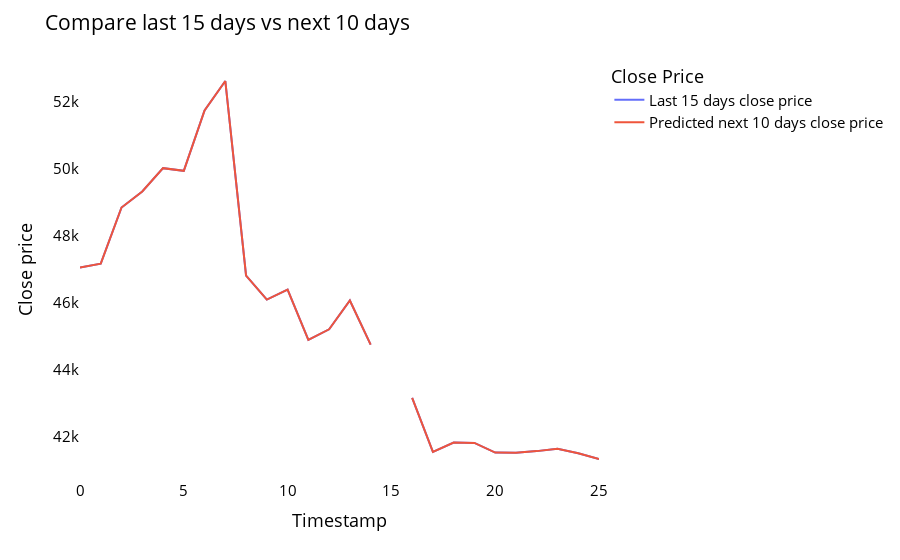

This figure's notebook cell:
### Code cell
temp_mat = np.empty((len(last_days)+pred_days+1,1))
temp_mat[:] = np.nan
temp_mat = temp_mat.reshape(1,-1).tolist()[0]

last_original_days_value = temp_mat
next_predicted_days_value = temp_mat

last_original_days_value[0:time_step+1] = scaler.inverse_transform(closedf[len(closedf)-time_step:]).reshape(1,-1).tolist()[0]
next_predicted_days_value[time_step+1:] = scaler.inverse_transform(np.array(lst_output).reshape(-1,1)).reshape(1,-1).tolist()[0]

new_pred_plot = pd.DataFrame({
    'last_original_days_value':last_original_days_value,
    'next_predicted_days_value':next_predicted_days_value
})

names = cycle(['Last 15 days close price','Predicted next 10 days close price'])

fig = px.line(new_pred_plot,x=new_pred_plot.index, y=[new_pred_plot['last_original_days_value'],
                                                      new_pred_plot['next_predicted_days_value']],
              labels={'value': 'Close price','index': 'Timestamp'})
fig.update_layout(title_text='Compare last 15 days vs next 10 days',
                  plot_bgcolor='white', font_size=15, font_color='black',legend_title_text='Close Price')
fig.for_each_trace(lambda t:  t.update(name = next(names)))
fig.update_xaxes(showgrid=False)
fig.update_yaxes(showgrid=False)
fig.show()

### Figure 1 — Plotly figure (JSON) as saved in the notebook; plotly's stock layout.template omitted (floating-point values rounded to 4 significant figures)
{"data": [{"hovertemplate": "variable=wide_variable_0<br>Timestamp=%{x}<br>Close price=%{y}<extra></extra>", "legendgroup": "wide_variable_0", "line": {"color": "#636efa", "dash": "solid"}, "marker": {"symbol": "circle"}, "mode": "lines", "name": "Last 15 days close price", "orientation": "v", "showlegend": true, "type": "scatter", "x": [0, 1, 2, 3, 4, 5, 6, 7, 8, 9, 10, 11, 12, 13, 14, 15, 16, 17, 18, 19, 20, 21, 22, 23, 24, 25], "xaxis": "x", "y": [47050.0, 47170.0, 48850.0, 49330.0, 50030.0, 49940.0, 51750.0, 52630.0, 46810.0, 46090.0, 46390.0, 44880.0, 45200.0, 46060.0, 44740.0, NaN, 43150.0, 41530.0, 41810.0, 41800.0, 41510.0, 41510.0, 41560.0, 41630.0, 41490.0, 41320.0], "yaxis": "y"}, {"hovertemplate": "variable=wide_variable_1<br>Timestamp=%{x}<br>Close price=%{y}<extra></extra>", "legendgroup": "wide_variable_1", "line": {"color": "#EF553B", "dash": "solid"}, "marker": {"symbol": "circle"}, "mode": "lines", "name": "Predicted next 10 days close price", "orientation": "v", "showlegend": true, "type": "scatter", "x": [0, 1, 2, 3, 4, 5, 6, 7, 8, 9, 10, 11, 12, 13, 14, 15, 16, 17, 18, 19, 20, 21, 22, 23, 24, 25], "xaxis": "x", "y": [47050.0, 47170.0, 48850.0, 49330.0, 50030.0, 49940.0, 51750.0, 52630.0, 46810.0, 46090.0, 46390.0, 44880.0, 45200.0, 46060.0, 44740.0, NaN, 43150.0, 41530.0, 41810.0, 41800.0, 41510.0, 41510.0, 41560.0, 41630.0, 41490.0, 41320.0], "yaxis": "y"}], "layout": {"font": {"color": "black", "size": 15}, "legend": {"title": {"text": "Close Price"}, "tracegroupgap": 0}, "margin": {"t": 60}, "plot_bgcolor": "white", "title": {"text": "Compare last 15 days vs next 10 days"}, "xaxis": {"anchor": "y", "domain": [0, 1], "showgrid": false, "title": {"text": "Timestamp"}}, "yaxis": {"anchor": "x", "domain": [0, 1], "showgrid": false, "title": {"text": "Close price"}}}}
